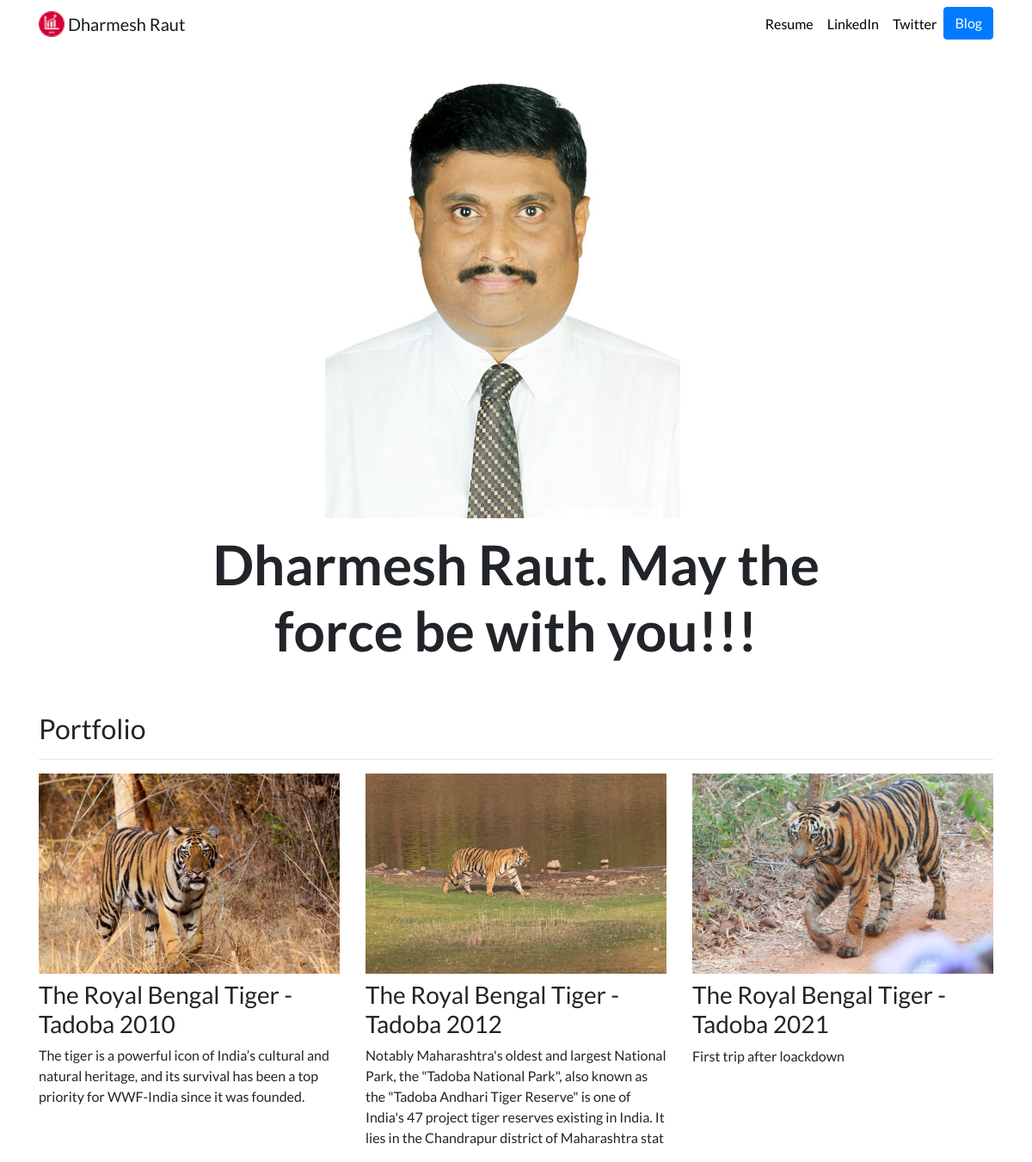
The page / on the database its author committed.
### portfolio/models.py (models this page shows, shortened)
class Project(models.Model):
    title = models.CharField(max_length=100)
    description = models.CharField(max_length=250)
    image = models.ImageField(upload_to='portfolio/images/')
    url = models.URLField(blank=True)

### portfolio/views.py (the view)
# urls.py: 2. Add a URL to urlpatterns:  path('', views.home, name='home')
def home(request):
    projects = Project.objects.all()
    return render(request, 'portfolio/home.html', {'projects':projects})

### portfolio/templates/portfolio/home.html
{% extends "portfolio/base.html" %}
{% load static %}
{% block content %}
<div class="row justify-content-center my-3">
  <div class="col-5">
    <img src="{% static 'portfolio/Dharmesh.jpg' %}" class="img-fluid">
  </div>
</div>
<div class="row justify-content-center mb-3">
  <div class="col-md-9 text-center">
    <h1 id="hometext" class="font-weight-bold">Dharmesh Raut. May the force be with you!!!</h1>
  </div>
</div>
<h2 class="mt-5">Portfolio</h2>
<hr>
<div class="row">
  {% for project in projects %}
  <div class="col-lg-4 col-md-6">
    {% if project.url %}
    <a href="{{ project.url }}">
      <img src="{{ project.image.url }}" class="img-fluid mb-2">
    </a>
    {% else %}
    <img src="{{ project.image.url }}" class="img-fluid mb-2">
    {% endif %}
    <h3>{{ project.title }}</h3>
    <p>{{ project.description }}</p>
  </div>
  {% endfor %}
</div>
{% endblock %}

### portfolio/templates/portfolio/base.html (shortened to what this page needs)
{% load static %}
<!doctype html>
<html lang="en">
<head>
  <link rel="stylesheet" href="https://stackpath.bootstrapcdn.com/bootstrap/4.4.1/css/bootstrap.min.css">
  <link rel="stylesheet" href="{% static "portfolio/custom.css" %}">
</head>
<body>
  <nav id="topNav" class="navbar navbar-expand-md navbar-light">
    <div class="container">
      <a class="navbar-brand" href="{% url 'home' %}">
        <img src="{% static "portfolio/Logo.png" %}" width="30" height="30" class="d-inline-block align-top" alt="Nick's Logo">
        <span>Dharmesh Raut</span>
      </a>
      <div class="collapse navbar-collapse text-center" id="navbarNav">
        <ul class="navbar-nav ml-auto">
          <li class="nav-item">
            <a class="nav-link" href="{% static "portfolio/DharmeshRaut.pdf" %}">Resume</a>
          </li>
          <li class="nav-item">
            <a class="nav-link" href="https://www.linkedin.com/in/dharmesh-raut" target="_blank">LinkedIn</a>
          </li>
          <li class="nav-item">
            <a class="nav-link" href="https://twitter.com/dharmeshraut" target="_blank">Twitter</a>
          </li>
          <li>
            <a role="button" href="{% url 'blog:all_blogs' %}" class="btn btn-primary">Blog</a>
          </li>
        </ul>
      </div>
    </div>
  </nav>
  <div class="container">
    {% block content %}{% endblock %}
  </div>
</body>
</html>

### portfolio/static/portfolio/custom.css (style rules this page uses)
.navbar-nav .nav-link { color: rgba(0,0,0,1) !important; }
body { font-family: 'Lato', sans-serif; }
@media (min-width: 992px) { #hometext { font-size: 4rem; } }

### rows shown on the page
Project: image (picture), title "The Royal Bengal Tiger - Tadoba 2010", description "The tiger is a powerful icon of India’s cultural and natural heritage, and its survival has been a top priority for WWF-India since it was founded."
Project: image (picture), title "The Royal Bengal Tiger - Tadoba 2012", description "Notably Maharashtra's oldest and largest National Park, the \"Tadoba National Park\", also known as the \"Tadoba Andhari Tiger Reserve\" is one of India's 47 project tiger reserves existing in India. It lies in the Chandrapur district of Maharashtra stat"
Project: image (picture), title "The Royal Bengal Tiger - Tadoba 2021", description "First trip after loackdown"
